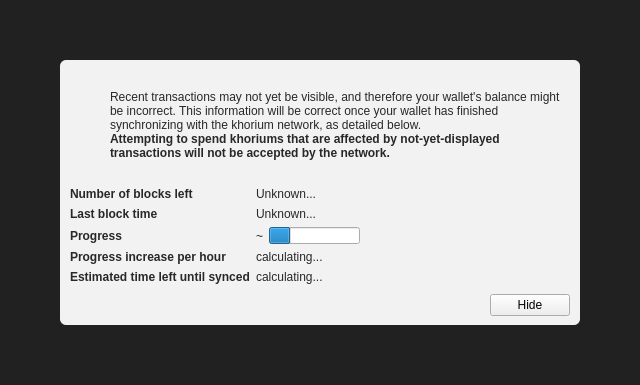
<?xml version="1.0" encoding="UTF-8"?>
<ui version="4.0">
 <class>ModalOverlay</class>
 <widget class="ModalOverlay" name="ModalOverlay">
  <property name="geometry">
   <rect>
    <x>0</x>
    <y>0</y>
    <width>640</width>
    <height>385</height>
   </rect>
  </property>
  <property name="windowTitle">
   <string>Form</string>
  </property>
  <layout class="QVBoxLayout" name="verticalLayout" stretch="0">
   <property name="sizeConstraint">
    <enum>QLayout::SetDefaultConstraint</enum>
   </property>
   <property name="leftMargin">
    <number>0</number>
   </property>
   <property name="topMargin">
    <number>0</number>
   </property>
   <property name="rightMargin">
    <number>0</number>
   </property>
   <property name="bottomMargin">
    <number>0</number>
   </property>
   <item>
    <widget class="QWidget" name="bgWidget" native="true">
     <property name="styleSheet">
      <string notr="true">#bgWidget { background: rgba(0,0,0,220); }</string>
     </property>
     <layout class="QVBoxLayout" name="verticalLayoutMain" stretch="1">
      <property name="leftMargin">
       <number>60</number>
      </property>
      <property name="topMargin">
       <number>60</number>
      </property>
      <property name="rightMargin">
       <number>60</number>
      </property>
      <property name="bottomMargin">
       <number>60</number>
      </property>
      <item>
       <widget class="QWidget" name="contentWidget" native="true">
        <property name="styleSheet">
         <string notr="true">#contentWidget { background: rgba(255,255,255,240); border-radius: 6px; }

QLabel { color: rgb(40,40,40);  }</string>
        </property>
        <layout class="QVBoxLayout" name="verticalLayoutSub" stretch="1,0,0,0">
         <property name="spacing">
          <number>0</number>
         </property>
         <property name="leftMargin">
          <number>10</number>
         </property>
         <property name="topMargin">
          <number>10</number>
         </property>
         <property name="rightMargin">
          <number>10</number>
         </property>
         <property name="bottomMargin">
          <number>10</number>
         </property>
         <item>
          <layout class="QHBoxLayout" name="horizontalLayoutIconText" stretch="0,1">
           <property name="topMargin">
            <number>20</number>
           </property>
           <item>
            <layout class="QVBoxLayout" name="verticalLayoutIcon">
             <property name="leftMargin">
              <number>0</number>
             </property>
             <item>
              <widget class="QPushButton" name="warningIcon">
               <property name="enabled">
                <bool>false</bool>
               </property>
               <property name="text">
                <string/>
               </property>
               <property name="icon">
                <iconset>
                 <normaloff>:/icons/warning</normaloff>
                 <disabledoff>:/icons/warning</disabledoff>:/icons/warning</iconset>
               </property>
               <property name="iconSize">
                <size>
                 <width>48</width>
                 <height>48</height>
                </size>
               </property>
               <property name="flat">
                <bool>true</bool>
               </property>
              </widget>
             </item>
             <item>
              <spacer name="verticalSpacerWarningIcon">
               <property name="orientation">
                <enum>Qt::Vertical</enum>
               </property>
               <property name="sizeHint" stdset="0">
                <size>
                 <width>20</width>
                 <height>40</height>
                </size>
               </property>
              </spacer>
             </item>
            </layout>
           </item>
           <item>
            <layout class="QVBoxLayout" name="verticalLayoutInfoText">
             <property name="leftMargin">
              <number>0</number>
             </property>
             <property name="topMargin">
              <number>0</number>
             </property>
             <item>
              <widget class="QLabel" name="infoText">
               <property name="text">
                <string>Recent transactions may not yet be visible, and therefore your wallet's balance might be incorrect. This information will be correct once your wallet has finished synchronizing with the khorium network, as detailed below.</string>
               </property>
               <property name="textFormat">
                <enum>Qt::RichText</enum>
               </property>
               <property name="wordWrap">
                <bool>true</bool>
               </property>
              </widget>
             </item>
             <item>
              <widget class="QLabel" name="infoTextStrong">
               <property name="font">
                <font>
                 <weight>75</weight>
                 <bold>true</bold>
                </font>
               </property>
               <property name="text">
                <string>Attempting to spend khoriums that are affected by not-yet-displayed transactions will not be accepted by the network.</string>
               </property>
               <property name="textFormat">
                <enum>Qt::RichText</enum>
               </property>
               <property name="wordWrap">
                <bool>true</bool>
               </property>
              </widget>
             </item>
             <item>
              <spacer name="verticalSpacerInTextSpace">
               <property name="orientation">
                <enum>Qt::Vertical</enum>
               </property>
               <property name="sizeHint" stdset="0">
                <size>
                 <width>20</width>
                 <height>40</height>
                </size>
               </property>
              </spacer>
             </item>
            </layout>
           </item>
          </layout>
         </item>
         <item>
          <spacer name="verticalSpacerAfterText">
           <property name="orientation">
            <enum>Qt::Vertical</enum>
           </property>
           <property name="sizeHint" stdset="0">
            <size>
             <width>20</width>
             <height>40</height>
            </size>
           </property>
          </spacer>
         </item>
         <item>
          <layout class="QFormLayout" name="formLayout">
           <property name="fieldGrowthPolicy">
            <enum>QFormLayout::FieldsStayAtSizeHint</enum>
           </property>
           <property name="horizontalSpacing">
            <number>6</number>
           </property>
           <property name="verticalSpacing">
            <number>6</number>
           </property>
           <property name="topMargin">
            <number>10</number>
           </property>
           <item row="0" column="0">
            <widget class="QLabel" name="labelNumberOfBlocksLeft">
             <property name="font">
              <font>
               <weight>75</weight>
               <bold>true</bold>
              </font>
             </property>
             <property name="text">
              <string>Number of blocks left</string>
             </property>
            </widget>
           </item>
           <item row="0" column="1">
            <widget class="QLabel" name="numberOfBlocksLeft">
             <property name="text">
              <string>Unknown...</string>
             </property>
            </widget>
           </item>
           <item row="1" column="0">
            <widget class="QLabel" name="labelLastBlockTime">
             <property name="font">
              <font>
               <weight>75</weight>
               <bold>true</bold>
              </font>
             </property>
             <property name="text">
              <string>Last block time</string>
             </property>
            </widget>
           </item>
           <item row="1" column="1">
            <widget class="QLabel" name="newestBlockDate">
             <property name="sizePolicy">
              <sizepolicy hsizetype="Maximum" vsizetype="Preferred">
               <horstretch>0</horstretch>
               <verstretch>0</verstretch>
              </sizepolicy>
             </property>
             <property name="text">
              <string>Unknown...</string>
             </property>
            </widget>
           </item>
           <item row="2" column="0">
            <widget class="QLabel" name="labelSyncDone">
             <property name="font">
              <font>
               <weight>75</weight>
               <bold>true</bold>
              </font>
             </property>
             <property name="text">
              <string>Progress</string>
             </property>
            </widget>
           </item>
           <item row="2" column="1">
            <layout class="QHBoxLayout" name="horizontalLayoutSync" stretch="0,1">
             <item>
              <widget class="QLabel" name="percentageProgress">
               <property name="text">
                <string notr="true">~</string>
               </property>
              </widget>
             </item>
             <item>
              <widget class="QProgressBar" name="progressBar">
               <property name="value">
                <number>24</number>
               </property>
               <property name="format">
                <string/>
               </property>
              </widget>
             </item>
            </layout>
           </item>
           <item row="4" column="0">
            <widget class="QLabel" name="labelProgressIncrease">
             <property name="font">
              <font>
               <weight>75</weight>
               <bold>true</bold>
              </font>
             </property>
             <property name="text">
              <string>Progress increase per hour</string>
             </property>
            </widget>
           </item>
           <item row="4" column="1">
            <widget class="QLabel" name="progressIncreasePerH">
             <property name="text">
              <string>calculating...</string>
             </property>
            </widget>
           </item>
           <item row="5" column="0">
            <widget class="QLabel" name="labelEstimatedTimeLeft">
             <property name="font">
              <font>
               <weight>75</weight>
               <bold>true</bold>
              </font>
             </property>
             <property name="text">
              <string>Estimated time left until synced</string>
             </property>
            </widget>
           </item>
           <item row="5" column="1">
            <widget class="QLabel" name="expectedTimeLeft">
             <property name="text">
              <string>calculating...</string>
             </property>
            </widget>
           </item>
          </layout>
         </item>
         <item>
          <layout class="QHBoxLayout" name="horizontalLayoutButtons">
           <property name="leftMargin">
            <number>10</number>
           </property>
           <property name="topMargin">
            <number>10</number>
           </property>
           <item>
            <spacer name="horizontalSpacer">
             <property name="orientation">
              <enum>Qt::Horizontal</enum>
             </property>
             <property name="sizeHint" stdset="0">
              <size>
               <width>40</width>
               <height>20</height>
              </size>
             </property>
            </spacer>
           </item>
           <item>
            <widget class="QPushButton" name="closeButton">
             <property name="text">
              <string>Hide</string>
             </property>
            </widget>
           </item>
          </layout>
         </item>
        </layout>
       </widget>
      </item>
     </layout>
    </widget>
   </item>
  </layout>
 </widget>
 <customwidgets>
  <customwidget>
   <class>ModalOverlay</class>
   <extends>QWidget</extends>
   <header>modaloverlay.h</header>
   <container>1</container>
  </customwidget>
 </customwidgets>
 <resources/>
 <connections/>
</ui>
